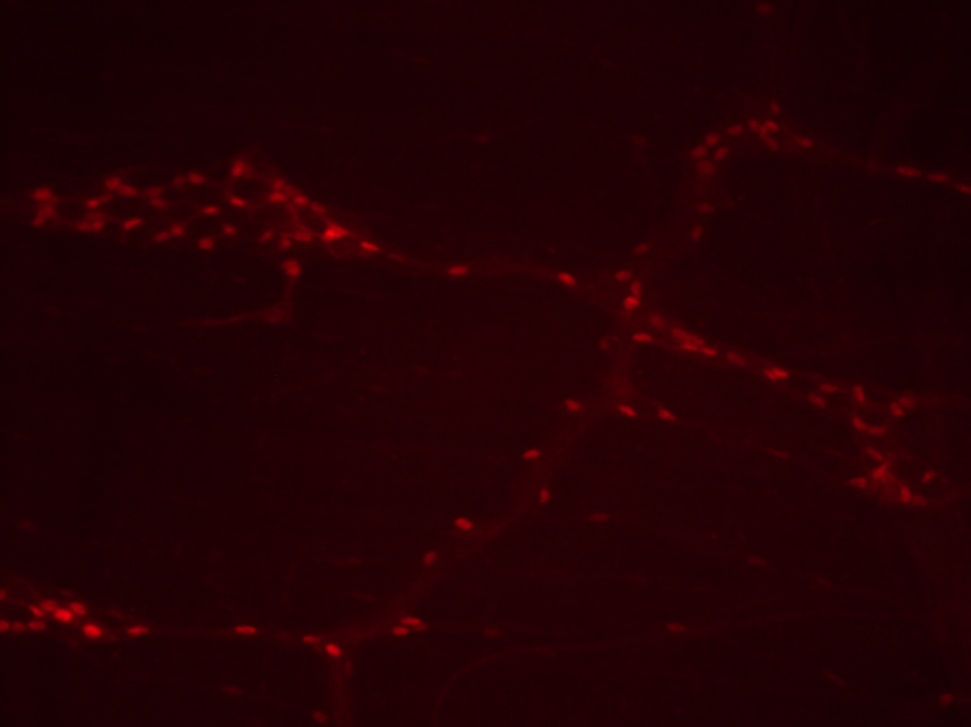
#> input picture pre_processing/img_samples/01_Diabetes&Healthy&00&32_c1.jpg, 971 x 727 px, shrunk from 1384 x 1036 before the run
$ python -i pre_processing.py   (imports and definitions only)   (older library calls are emulated)
#> lines starting #> are read from the running program, lines starting #| are printed output that depends on the picture
import cv2
import numpy as np
from image_segmentation.main import segmentation

k = 256

getStructuringElement = lambda n : cv2.getStructuringElement(cv2.MORPH_ELLIPSE,(n,n))
opening = lambda img_sample, kernel : cv2.morphologyEx(img_sample, cv2.MORPH_OPEN, kernel)
closing = lambda img_sample, kernel : cv2.morphologyEx(img_sample, cv2.MORPH_CLOSE, kernel)

def lut_gamma_correction(gamma):
    global k

    lut = np.array([i**gamma for i in range(k)]).astype(np.float64)
    lut /= lut.max()
    lut *= k-1

    return lut

def otsu_threshold(img_sample):
    global k
    return cv2.threshold(img_sample, 0,  k-1, cv2.THRESH_BINARY + cv2.THRESH_OTSU)[1]

def laplacian(img_sample, uint8=True):
    global k
    laplacian_img = cv2.Laplacian(img_sample, cv2.CV_64F)

    if uint8:
        return np.clip(img_sample + laplacian_img, 0, k-1).astype('uint8')
		#return np.uint8(np.absolute(img_sample + laplacian_img))

    return img_sample + laplacian_img

def sobel(img_sample, kernel_size=3):
		sobelx = cv2.Sobel(img_sample, cv2.CV_64F,1,0,ksize=kernel_size)
		sobely = cv2.Sobel(img_sample, cv2.CV_64F,0,1,ksize=kernel_size)

		return img_sample + sobelx + sobely

def histogram(img_sample):
    global k

    return np.array([len(np.where(img_sample == i)[0]) for i in np.arange(k)])

'''
    Proposed approach:
    img_sample -> laplacian -> gamma_correction ->  otsu_threshold -> morphology -> segmentation -> histogram_cut

'''
def pipeline(img_sample, output_path="./img_samples/", gamma=2):
    global k

    img_sample = lut_gamma_correction(gamma)[img_sample.astype('uint8')]
    cv2.imwrite('./img_samples/2_gamma.png', img_sample)

    img_sample = sobel(img_sample)
    cv2.imwrite('./img_samples/1_sobel.png', img_sample)

    #img_sample = laplacian(img_sample)
    #cv2.imwrite('./img_samples/1_1_laplacian.png', img_sample)

    img_sample = otsu_threshold(img_sample.astype('uint8'))
    cv2.imwrite('./img_samples/3_otsu.png', img_sample)

    img_sample = opening(img_sample, getStructuringElement(5))
    cv2.imwrite('./img_samples/4_opening.png', img_sample)

    img_sample = closing(img_sample, getStructuringElement(5))
    cv2.imwrite('./img_samples/5_closing.png', img_sample)

    seg_img, hist = segmentation(img_sample, output_path, plot_histogram=True)
    cv2.imwrite('./img_samples/6_seg.png', seg_img)

>>> import cv2
>>> picture = cv2.imread('img_samples/01_Diabetes&Healthy&00&32_c1.jpg')
#> picture is the input picture: shape (727, 971, 3); mean B, G, R 3.5, 0.3, 35.2
>>> result = pipeline(picture)
#> in pipeline, `img_sample = lut_gamma_correction(gamma)[img_sample.astype('uint8')]`:
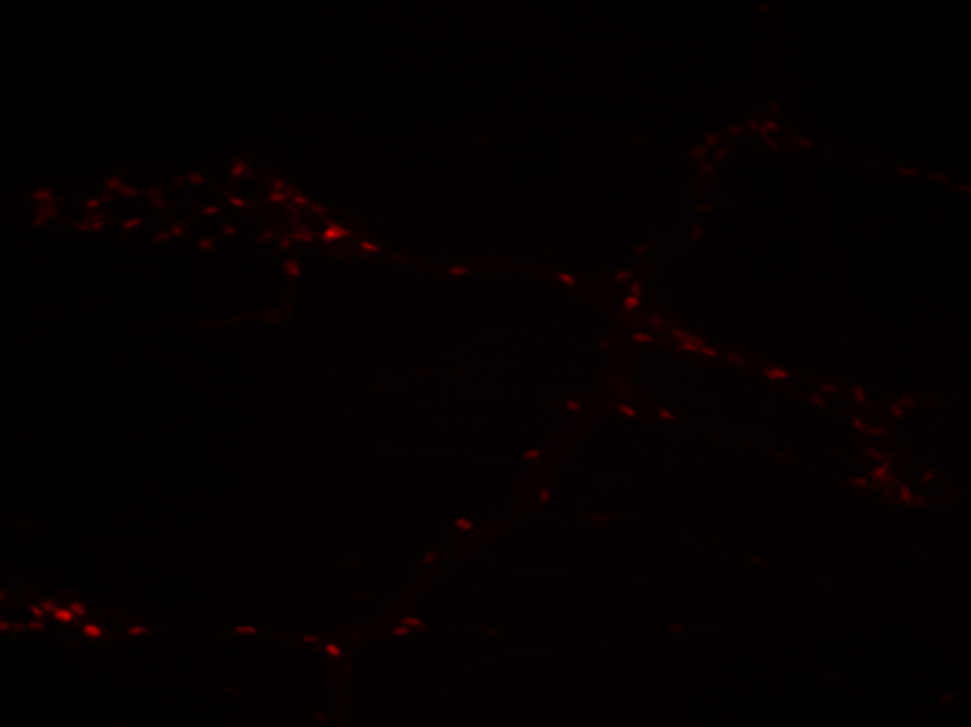
#> img_sample: shape (727, 971, 3) float64; mean of channels 0, 1, 2 0.1, 0, 5.4; drawn as B, G, R
#> in sobel, `sobely = cv2.Sobel(img_sample, cv2.CV_64F,0,1,ksize=kernel_size)`:
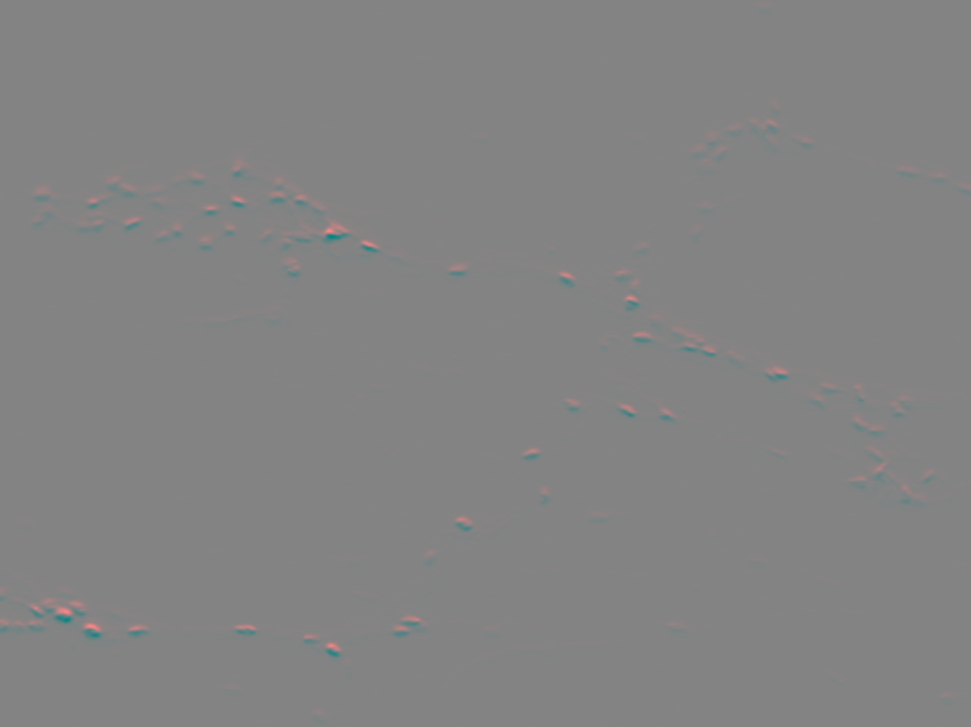
#> sobely: shape (727, 971, 3) float64; mean of channels 0, 1, 2 0, 0, 0; drawn with min black and max white
#> in sobel, `return img_sample + sobelx + sobely`:
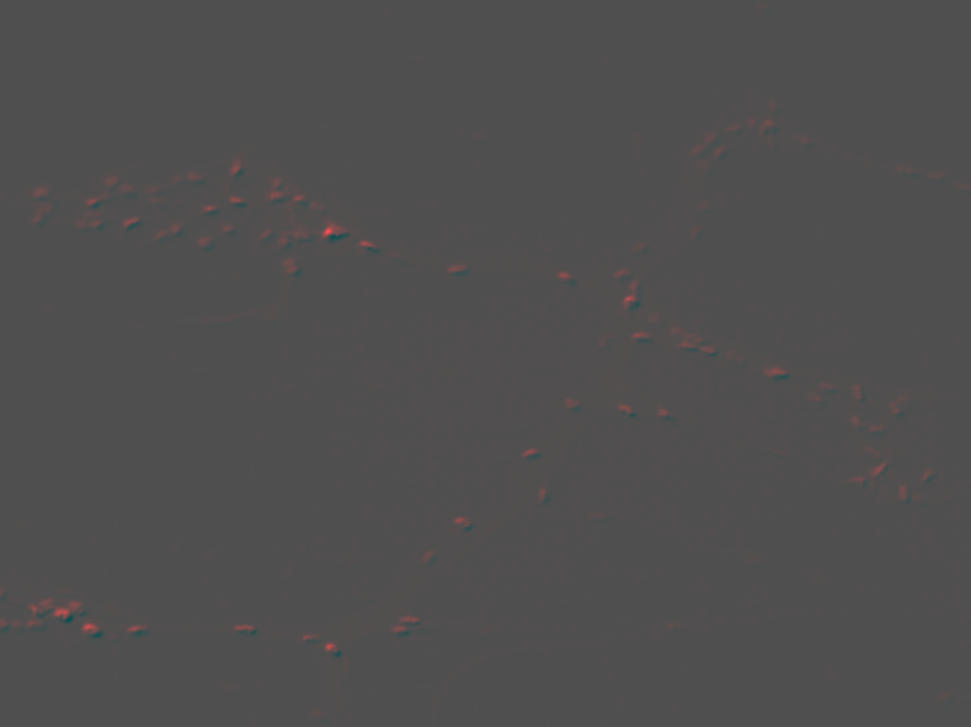
#> returned value: shape (727, 971, 3) float64; mean of channels 0, 1, 2 0.1, 0, 5.4; drawn with min black and max white
#> in pipeline, `cv2.imwrite('./img_samples/1_sobel.png', img_sample)`:
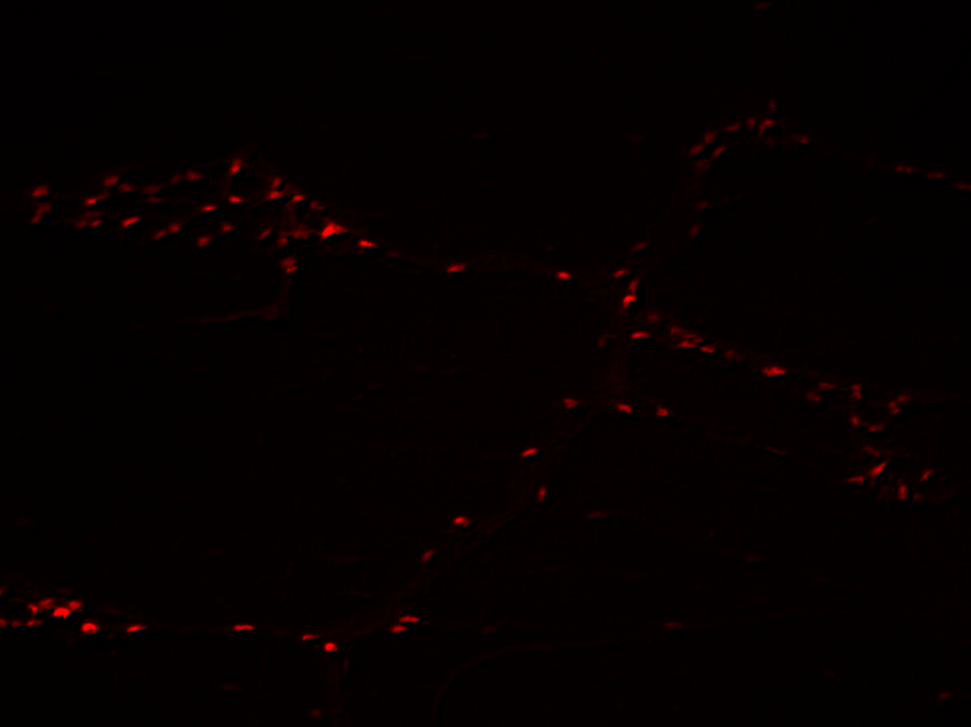
#> saved as 1_sobel.png: shape (727, 971, 3); mean B, G, R 0, 0, 5.8
#> (the run stopped early here; a loop or call above may not have finished)
